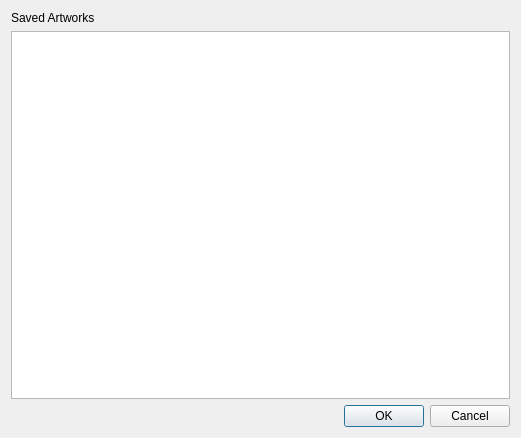
<?xml version="1.0" encoding="UTF-8"?>
<ui version="4.0">
 <class>ArtworkList</class>
 <widget class="QDialog" name="ArtworkList">
  <property name="geometry">
   <rect>
    <x>0</x>
    <y>0</y>
    <width>521</width>
    <height>438</height>
   </rect>
  </property>
  <property name="windowTitle">
   <string>Dialog</string>
  </property>
  <layout class="QVBoxLayout" name="verticalLayout">
   <item>
    <widget class="QLabel" name="label">
     <property name="text">
      <string>Saved Artworks</string>
     </property>
    </widget>
   </item>
   <item>
    <widget class="CustomQueryView" name="lstArt"/>
   </item>
   <item>
    <widget class="QDialogButtonBox" name="buttonBox">
     <property name="orientation">
      <enum>Qt::Horizontal</enum>
     </property>
     <property name="standardButtons">
      <set>QDialogButtonBox::Cancel|QDialogButtonBox::Ok</set>
     </property>
    </widget>
   </item>
  </layout>
 </widget>
 <customwidgets>
  <customwidget>
   <class>CustomQueryView</class>
   <extends>QTreeView</extends>
   <header>customqueryview.h</header>
  </customwidget>
 </customwidgets>
 <resources/>
 <connections>
  <connection>
   <sender>buttonBox</sender>
   <signal>accepted()</signal>
   <receiver>ArtworkList</receiver>
   <slot>accept()</slot>
   <hints>
    <hint type="sourcelabel">
     <x>248</x>
     <y>254</y>
    </hint>
    <hint type="destinationlabel">
     <x>157</x>
     <y>274</y>
    </hint>
   </hints>
  </connection>
  <connection>
   <sender>buttonBox</sender>
   <signal>rejected()</signal>
   <receiver>ArtworkList</receiver>
   <slot>reject()</slot>
   <hints>
    <hint type="sourcelabel">
     <x>316</x>
     <y>260</y>
    </hint>
    <hint type="destinationlabel">
     <x>286</x>
     <y>274</y>
    </hint>
   </hints>
  </connection>
 </connections>
</ui>
